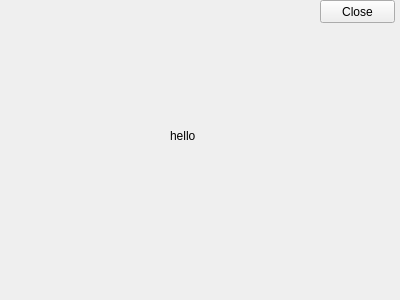
<?xml version="1.0" encoding="UTF-8"?>
<ui version="4.0">
 <class>WelcomeWidget</class>
 <widget class="QWidget" name="WelcomeWidget">
  <property name="geometry">
   <rect>
    <x>0</x>
    <y>0</y>
    <width>400</width>
    <height>300</height>
   </rect>
  </property>
  <property name="windowTitle">
   <string>Form</string>
  </property>
  <widget class="QPushButton" name="pb_close">
   <property name="geometry">
    <rect>
     <x>320</x>
     <y>0</y>
     <width>75</width>
     <height>23</height>
    </rect>
   </property>
   <property name="text">
    <string>Close</string>
   </property>
  </widget>
  <widget class="QLabel" name="label">
   <property name="geometry">
    <rect>
     <x>170</x>
     <y>130</y>
     <width>54</width>
     <height>12</height>
    </rect>
   </property>
   <property name="text">
    <string>hello</string>
   </property>
  </widget>
 </widget>
 <resources/>
 <connections/>
</ui>
